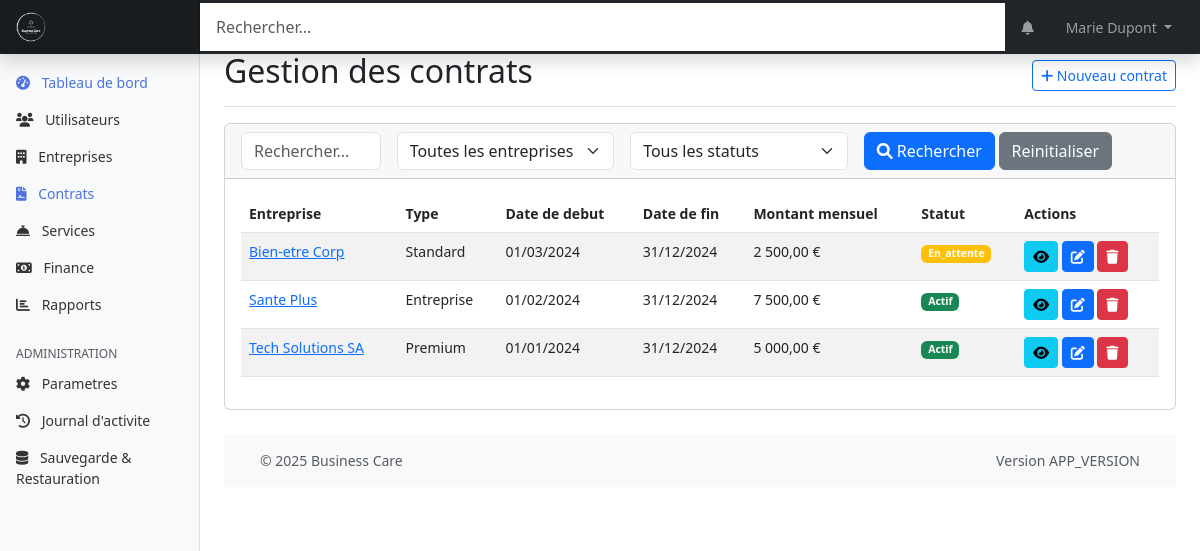
The page /web-admin/modules/contracts/index.php (signed in) on the database as committed earlier.
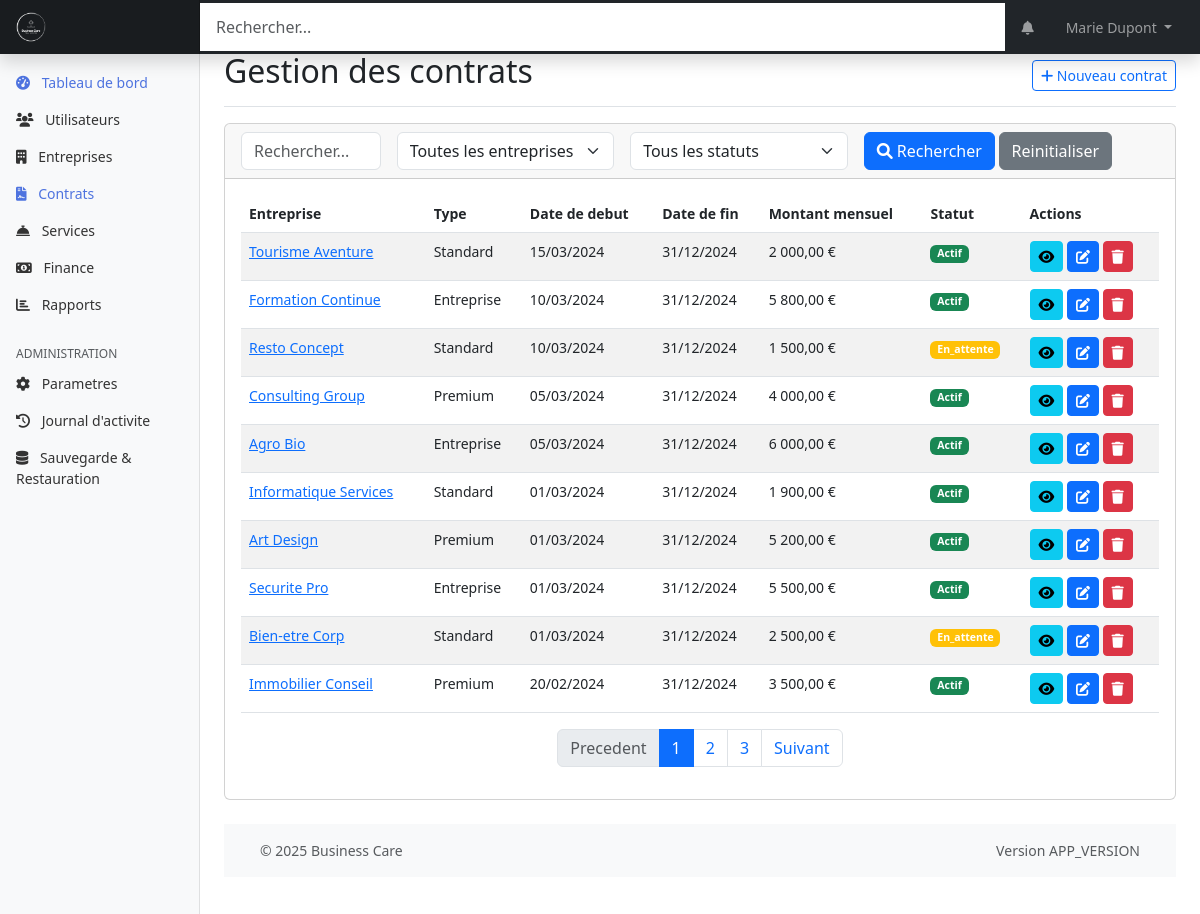
The same page on the database as committed later.
### tables this page shows
CREATE TABLE contrats (
    id INT PRIMARY KEY AUTO_INCREMENT,
    entreprise_id INT NOT NULL,
    date_debut DATE NOT NULL,
    date_fin DATE,
    montant_mensuel DECIMAL(10,2),
    nombre_salaries INT,
    type_contrat ENUM('standard', 'premium', 'entreprise') NOT NULL,
    statut ENUM('actif', 'expire', 'resilie', 'en_attente') DEFAULT 'actif',
    conditions_particulieres TEXT,
    created_at TIMESTAMP DEFAULT CURRENT_TIMESTAMP,
    updated_at TIMESTAMP DEFAULT CURRENT_TIMESTAMP ON UPDATE CURRENT_TIMESTAMP,
    FOREIGN KEY (entreprise_id) REFERENCES entreprises(id),
    INDEX idx_dates (date_debut, date_fin),
    INDEX idx_statut (statut)
);

CREATE TABLE entreprises (
    id INT PRIMARY KEY AUTO_INCREMENT,
    nom VARCHAR(255) NOT NULL,
    siret VARCHAR(14) UNIQUE,
    adresse TEXT,
    code_postal VARCHAR(10),
    ville VARCHAR(100),
    telephone VARCHAR(20),
    email VARCHAR(255),
    site_web VARCHAR(255),
    logo_url VARCHAR(255),
    taille_entreprise ENUM('1-10', '11-50', '51-200', '201-500', '500+'),
    secteur_activite VARCHAR(100),
    date_creation DATE,
    created_at TIMESTAMP DEFAULT CURRENT_TIMESTAMP,
    updated_at TIMESTAMP DEFAULT CURRENT_TIMESTAMP ON UPDATE CURRENT_TIMESTAMP,
    INDEX idx_siret (siret),
    INDEX idx_ville (ville)
);

### web-admin/modules/contracts/index.php (the view, shortened to what the changed rows need)
<?php
require_once '../../includes/functions.php';
$page = isset($_GET['page']) ? (int)$_GET['page'] : 1;
$search = isset($_GET['search']) ? $_GET['search'] : '';
$statut = isset($_GET['statut']) ? $_GET['statut'] : '';
$entreprise = isset($_GET['entreprise']) ? (int)$_GET['entreprise'] : 0;
$action = isset($_GET['action']) ? $_GET['action'] : '';
$contract = null;
$params = [];
$perPage = 10;
$offset = ($page - 1) * $perPage;
$pdo = getDbConnection();
$countSql = "SELECT COUNT(c.id) FROM contrats c LEFT JOIN entreprises e ON c.entreprise_id = e.id";
$countStmt = $pdo->prepare($countSql);
$countStmt->execute($params);
$totalContracts = $countStmt->fetchColumn();
$totalPages = ceil($totalContracts / $perPage);
$page = max(1, min($page, $totalPages));
$sql = "SELECT c.*, e.nom as nom_entreprise
        FROM contrats c
        LEFT JOIN entreprises e ON c.entreprise_id = e.id";
$sql .= " ORDER BY c.date_debut DESC LIMIT $offset, $perPage";
$stmt = $pdo->prepare($sql);
$stmt->execute($params);
$contracts = $stmt->fetchAll(PDO::FETCH_ASSOC);
$entreprisesSql = "SELECT id, nom FROM entreprises ORDER BY nom";
$entreprisesStmt = $pdo->prepare($entreprisesSql);
$entreprisesStmt->execute();
$entreprises = $entreprisesStmt->fetchAll(PDO::FETCH_ASSOC);
include_once '../../templates/header.php';
?>
<div class="container-fluid">
    <div class="row">
<main class="col-md-9 ms-sm-auto col-lg-10 px-md-4">
    <div class="d-flex justify-content-between flex-wrap flex-md-nowrap align-items-center pt-3 pb-2 mb-3 border-bottom">
        <h1 class="h2">Gestion des contrats</h1>
    </div>
    <?php if ($action === 'add' || $action === 'edit'): ?>
        <div class="card">
            <div class="card-header">
                <?php echo $action === 'add' ? 'Ajouter un nouveau contrat' : 'Modifier le contrat'; ?>
            </div>
            <div class="card-body">
                <form method="post">
                   <input type="hidden" name="csrf_token" value="<?php echo generateToken(); ?>">
                    <div class="row mb-3">
                        <div class="col-md-6">
                            <label for="entreprise_id" class="form-label">Entreprise*</label>
                            <select class="form-select" id="entreprise_id" name="entreprise_id" required>
                                <option value="">Selectionnez une entreprise...</option>
                                <?php foreach ($entreprises as $e): ?>
                                    <option value="<?php echo $e['id']; ?>" <?php echo (isset($contract['entreprise_id']) && $contract['entreprise_id'] == $e['id']) ? 'selected' : ''; ?>>
                                        <?php echo htmlspecialchars($e['nom']); ?>
                                    </option>
                                <?php endforeach; ?>
                            </select>
                        </div>
                        <div class="col-md-6">
                            <label for="type_contrat" class="form-label">Type de contrat*</label>
                            <select class="form-select" id="type_contrat" name="type_contrat" required>
                                <option value="">Selectionnez un type...</option>
                                <?php
                                $types = ['standard', 'premium', 'entreprise'];
                                foreach ($types as $t) {
                                    $selected = (isset($contract['type_contrat']) && $contract['type_contrat'] === $t) ? 'selected' : '';
                                    echo "<option value=\"$t\" $selected>" . ucfirst($t) . "</option>";
                                }
                                ?>
                            </select>
                        </div>
                    </div>
                    <div class="row mb-3">
                        <div class="col-md-6">
                            <label for="date_debut" class="form-label">Date de debut*</label>
                            <input type="date" class="form-control" id="date_debut" name="date_debut" value="<?php echo isset($contract['date_debut']) ? htmlspecialchars($contract['date_debut']) : ''; ?>" required>
                        </div>
                        <div class="col-md-6">
                            <label for="date_fin" class="form-label">Date de fin</label>
                            <input type="date" class="form-control" id="date_fin" name="date_fin" value="<?php echo isset($contract['date_fin']) ? htmlspecialchars($contract['date_fin']) : ''; ?>">
                        </div>
                    </div>
                    <div class="row mb-3">
                        <div class="col-md-4">
                            <label for="montant_mensuel" class="form-label">Montant mensuel (€)</label>
                            <input type="number" step="0.01" min="0" class="form-control" id="montant_mensuel" name="montant_mensuel" value="<?php echo isset($contract['montant_mensuel']) ? htmlspecialchars($contract['montant_mensuel']) : ''; ?>">
                        </div>
                        <div class="col-md-4">
                            <label for="nombre_salaries" class="form-label">Nombre de salaries</label>
                            <input type="number" min="1" class="form-control" id="nombre_salaries" name="nombre_salaries" value="<?php echo isset($contract['nombre_salaries']) ? htmlspecialchars($contract['nombre_salaries']) : ''; ?>">
                        </div>
                        <div class="col-md-4">
                            <label for="statut" class="form-label">Statut</label>
                            <select class="form-select" id="statut" name="statut">
                                <?php
                                $statuts = ['actif', 'expire', 'resilie', 'en_attente'];
                                foreach ($statuts as $s) {
                                    $selected = (isset($contract['statut']) && $contract['statut'] === $s) ? 'selected' : '';
                                    echo "<option value=\"$s\" $selected>" . ucfirst($s) . "</option>";
                                }
                                ?>
                            </select>
                        </div>
                    </div>
                    <div class="row mb-3">
                        <div class="col-md-12">
                            <label for="conditions_particulieres" class="form-label">Conditions particulieres</label>
                            <textarea class="form-control" id="conditions_particulieres" name="conditions_particulieres" rows="3"><?php echo isset($contract['conditions_particulieres']) ? htmlspecialchars($contract['conditions_particulieres']) : ''; ?></textarea>
                        </div>
                    </div>
                    <div class="row">
                        <div class="col-12">
                            <button type="submit" class="btn btn-primary">Enregistrer</button>
                            <a href="<?php echo APP_URL; ?>/modules/contracts/" class="btn btn-secondary">Annuler</a>
                        </div>
                    </div>
                </form>
            </div>
        </div>
    <?php else: ?>
        <div class="card mb-4">
            <div class="card-body">
                <?php if (count($contracts) > 0): ?>
                    <table class="table table-striped table-hover">
                        <thead>
                            <tr>
                                <th>Entreprise</th>
                                <th>Type</th>
                                <th>Date de debut</th>
                                <th>Date de fin</th>
                                <th>Montant mensuel</th>
                                <th>Statut</th>
                                <th>Actions</th>
                            </tr>
                        </thead>
                        <tbody>
                            <?php foreach ($contracts as $contract): ?>
                                <tr>
                                    <td><a href="<?php echo APP_URL; ?>/modules/companies/?action=view&id=<?php echo $contract['entreprise_id']; ?>"><?php echo htmlspecialchars($contract['nom_entreprise']); ?></a></td>
                                    <td><?php echo htmlspecialchars(ucfirst($contract['type_contrat'])); ?></td>
                                    <td><?php echo date('d/m/Y', strtotime($contract['date_debut'])); ?></td>
                                    <td><?php echo $contract['date_fin'] ? date('d/m/Y', strtotime($contract['date_fin'])) : '-'; ?></td>
                                    <td><?php echo $contract['montant_mensuel'] ? number_format($contract['montant_mensuel'], 2, ',', ' ') . ' €' : '-'; ?></td>
                                    <td><?php echo getStatusBadge($contract['statut']); ?></td>
                                    <td>
                                        <a href="?action=view&id=<?php echo $contract['id']; ?>" class="btn btn-sm btn-info">
                                            <i class="fas fa-eye"></i>
                                        </a>
                                        <a href="?action=edit&id=<?php echo $contract['id']; ?>" class="btn btn-sm btn-primary">
                                            <i class="fas fa-edit"></i>
                                        </a>
                                        <a href="?action=delete&id=<?php echo $contract['id']; ?>" class="btn btn-sm btn-danger" onclick="return confirm('Êtes-vous sûr de vouloir supprimer ce contrat ?')">
                                            <i class="fas fa-trash"></i>
                                        </a>
                                    </td>
                                </tr>
                            <?php endforeach; ?>
                        </tbody>
                    </table>
                    <?php if ($totalPages > 1): ?>
                        <nav>
                            <ul class="pagination justify-content-center">
                                <li class="page-item <?php echo $page <= 1 ? 'disabled' : ''; ?>">
                                    <a class="page-link" href="?page=<?php echo max(1, $page - 1); ?>&search=<?php echo urlencode($search); ?>&statut=<?php echo urlencode($statut); ?>&entreprise=<?php echo $entreprise; ?>">Precedent</a>
                                </li>
                                <?php for ($i = max(1, $page - 2); $i <= min($page + 2, $totalPages); $i++): ?>
                                    <li class="page-item <?php echo $i === $page ? 'active' : ''; ?>">
                                        <a class="page-link" href="?page=<?php echo $i; ?>&search=<?php echo urlencode($search); ?>&statut=<?php echo urlencode($statut); ?>&entreprise=<?php echo $entreprise; ?>"><?php echo $i; ?></a>
                                    </li>
                                <?php endfor; ?>
                                <li class="page-item <?php echo $page >= $totalPages ? 'disabled' : ''; ?>">
                                    <a class="page-link" href="?page=<?php echo min($totalPages, $page + 1); ?>&search=<?php echo urlencode($search); ?>&statut=<?php echo urlencode($statut); ?>&entreprise=<?php echo $entreprise; ?>">Suivant</a>
                                </li>
                            </ul>
                        </nav>
                    <?php endif; ?>
                <?php else: ?>
                    <div class="alert alert-info">
                        Aucun contrat trouve. <a href="?action=add" class="alert-link">Ajouter un nouveau contrat</a>
                    </div>
                <?php endif; ?>
            </div>
        </div>
    <?php endif; ?>
    <?php include_once '../../templates/footer.php'; ?>
</main>
</div>
</div>

### web-admin/includes/functions.php (shortened to what the changed rows need)
<?php
function getStatusBadge($status) {
    $badges = [
        'actif' => 'success',
        'inactif' => 'danger',
        'en_attente' => 'warning',
        'suspendu' => 'secondary',
        'expire' => 'danger',
        'resilie' => 'danger',
        'accepte' => 'success',
        'refuse' => 'danger'
    ];
    $class = isset($badges[$status]) ? $badges[$status] : 'primary';
    return '<span class="badge bg-' . $class . '">' . ucfirst($status) . '</span>';
}

Rows that differ between the two databases and show on the page:
no longer on this page (row unchanged): contrats: entreprise.nom "Sante Plus", type_contrat "Entreprise", date_debut "01/02/2024", date_fin "31/12/2024", montant_mensuel "7 500,00", statut "Actif"
no longer on this page (row unchanged): contrats: entreprise.nom "Tech Solutions SA", type_contrat "Premium", date_debut "01/01/2024", date_fin "31/12/2024", montant_mensuel "5 000,00", statut "Actif"
added contrats: entreprise.nom "Tourisme Aventure", type_contrat "Standard", date_debut "15/03/2024", date_fin "31/12/2024", montant_mensuel "2 000,00", statut "Actif"
added contrats: entreprise.nom "Formation Continue", type_contrat "Entreprise", date_debut "10/03/2024", date_fin "31/12/2024", montant_mensuel "5 800,00", statut "Actif"
added contrats: entreprise.nom "Resto Concept", type_contrat "Standard", date_debut "10/03/2024", date_fin "31/12/2024", montant_mensuel "1 500,00", statut "En_attente"
added contrats: entreprise.nom "Consulting Group", type_contrat "Premium", date_debut "05/03/2024", date_fin "31/12/2024", montant_mensuel "4 000,00", statut "Actif"
added contrats: entreprise.nom "Agro Bio", type_contrat "Entreprise", date_debut "05/03/2024", date_fin "31/12/2024", montant_mensuel "6 000,00", statut "Actif"
added contrats: entreprise.nom "Informatique Services", type_contrat "Standard", date_debut "01/03/2024", date_fin "31/12/2024", montant_mensuel "1 900,00", statut "Actif"
added contrats: entreprise.nom "Art Design", type_contrat "Premium", date_debut "01/03/2024", date_fin "31/12/2024", montant_mensuel "5 200,00", statut "Actif"
added contrats: entreprise.nom "Securite Pro", type_contrat "Entreprise", date_debut "01/03/2024", date_fin "31/12/2024", montant_mensuel "5 500,00", statut "Actif"
added contrats: entreprise.nom "Immobilier Conseil", type_contrat "Premium", date_debut "20/02/2024", date_fin "31/12/2024", montant_mensuel "3 500,00", statut "Actif"
Other text that changed with them:
text now shown: "Precedent Suivant"
new list line: "1"
new list line: "2"
new list line: "3"
